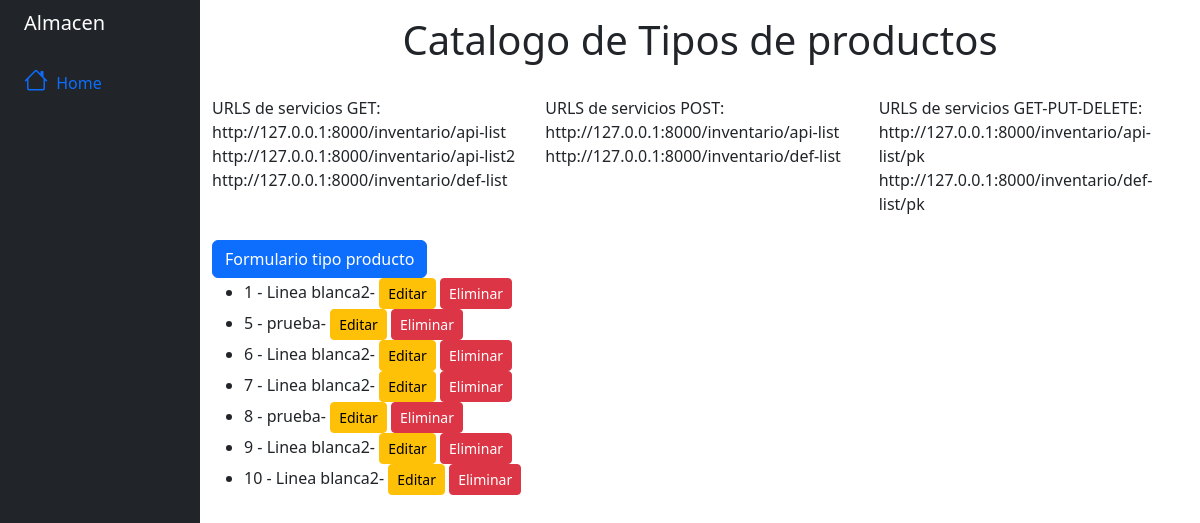
The page /inventario/api-index-list on the database as committed earlier.
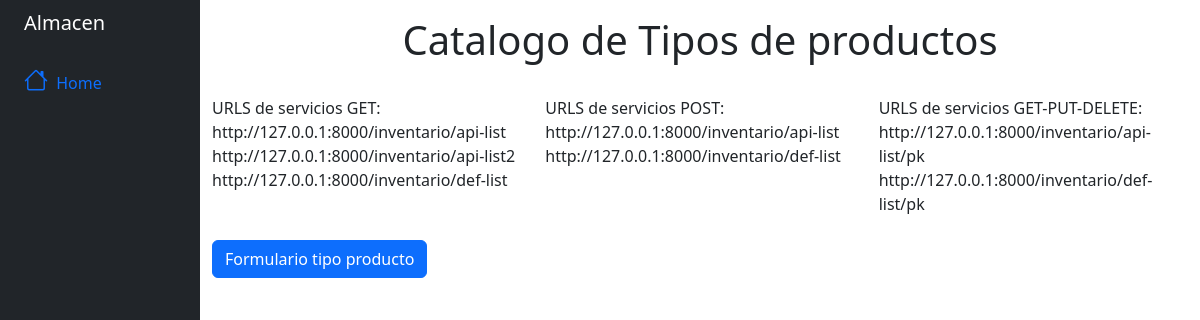
The same page on the database as committed later.
### inventario/models.py (models this page shows, shortened)
class catg_tipo_producto (models.Model):
    pk_tipo_producto = models.AutoField(primary_key = True)
    tipo_producto = models.CharField(max_length = 35)
    class Meta:
        db_table = 'catg_tipo_producto'

### inventario/api.py (the view)
# urls.py: path('api-index-list', (ProfileList.as_view()), name = 'api-index-list'),
class ProfileList(APIView):
    renderer_classes = [TemplateHTMLRenderer]
    template_name = 'inventario/catg_tipoproducto_list.html'
    def get(self, request):
        queryset = catg_tipo_producto.objects.all()
        return Response({'queryset': queryset})

### templates/inventario/catg_tipoproducto_list.html (shortened to what this page needs)
{%extends "base.html" %}
{%load static %}
{%block Contenido%}
<center><h1>Catalogo de Tipos de productos</h1></center><br>
<div class ="row">
<div class="col">
URLS de servicios GET: <br>http://127.0.0.1:8000/inventario/api-list <br>
 http://127.0.0.1:8000/inventario/api-list2 <br>
 http://127.0.0.1:8000/inventario/def-list <br>
</div>
<div class="col">
    URLS de servicios POST: <br>http://127.0.0.1:8000/inventario/api-list <br>
 http://127.0.0.1:8000/inventario/def-list <br>
</div>
<div class="col">
    URLS de servicios GET-PUT-DELETE: <br>http://127.0.0.1:8000/inventario/api-list/pk <br>
 http://127.0.0.1:8000/inventario/def-list/pk <br>
</div>
</div>
<br>
<a href= "tipo-producto-form" >
    <button class="btn btn-primary">Formulario tipo producto</button>
    </a>
<ul>
    {% for qs in queryset %}
    <li>{{ qs.pk_tipo_producto }} - {{ qs.tipo_producto }}- <a class ="btn btn-warning btn-sm"href="api-put/{{ qs.pk_tipo_producto }}">Editar</a> <button onClick="eliminar_catg_tipo_produto({{ qs.pk_tipo_producto }})" class="btn btn-danger btn-sm">Eliminar</button></li>
    {% endfor %}
</ul>
{%endblock Contenido%}

### templates/base.html (shortened to what this page needs)
{% load static %}
<!DOCTYPE html>
<html lang="es">
  <head>
     {%block css%}
    <link
      rel="stylesheet"
      href="https://netdna.bootstrapcdn.com/font-awesome/4.7.0/css/font-awesome.css"
    />
    <link href="https://cdn.jsdelivr.net/npm/bootstrap@5.2.0-beta1/dist/css/bootstrap.min.css" rel="stylesheet">
    <link
      rel="stylesheet"
      href="https://cdn.jsdelivr.net/npm/bootstrap-icons@1.8.1/font/bootstrap-icons.css"
    />
    <link rel="stylesheet" href="https://cdnjs.cloudflare.com/ajax/libs/jquery-confirm/3.3.2/jquery-confirm.min.css">
    {%endblock css%}
  </head>
  {%block Menu%}
  <body>
    <div class="container-fluid">
      <div class="row flex-nowrap">
        <div class="col-auto col-md-3 col-xl-2 px-sm-2 px-0 bg-dark">
          <div
            class="d-flex flex-column align-items-center align-items-sm-start px-3 pt-2 text-white min-vh-100"
          >
            <a
              href="{% url 'index' %}"
              class="d-flex align-items-center pb-3 mb-md-0 me-md-auto text-white text-decoration-none"
            >
              <span class="fs-5 d-none d-sm-inline">Almacen</span>
            </a>
            <ul
              class="nav nav-pills flex-column mb-sm-auto mb-0 align-items-center align-items-sm-start"
              id="menu"
            >
              <li class="nav-item">
                <a href="{% url 'index' %}" class="nav-link align-middle px-0">
                  <i class="fs-4 bi-house"></i>
                  <span class="ms-1 d-none d-sm-inline">Home</span>
                </a>
              </li>
            </ul>
          </div>
        </div>
        {%endblock Menu%}
        <div class="col py-3">{%block Contenido%} {%endblock Contenido%}</div>
      </div>
    </div>
  </body>
</html>

Rows that differ between the two databases and show on the page:
removed catg_tipo_producto: pk_tipo_producto "1", tipo_producto "Linea blanca2"
removed catg_tipo_producto: pk_tipo_producto "5", tipo_producto "prueba"
removed catg_tipo_producto: pk_tipo_producto "6", tipo_producto "Linea blanca2"
removed catg_tipo_producto: pk_tipo_producto "7", tipo_producto "Linea blanca2"
removed catg_tipo_producto: pk_tipo_producto "8", tipo_producto "prueba"
removed catg_tipo_producto: pk_tipo_producto "9", tipo_producto "Linea blanca2"
removed catg_tipo_producto: pk_tipo_producto "10", tipo_producto "Linea blanca2"
